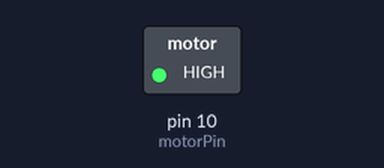
The sketch below on a simulated Arduino Uno, built with avr-gcc and run on an emulated ATmega328P. On the bench: switched loads named in the sketch (green lamp = pin HIGH). Dashed ring = blinking.

Above: at 0.5 s.
Timing chart, 0 to 4.6 s (numbered marks = the images above):
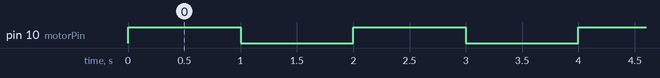

The sketch:

haptic-test.ino
```cpp
// Simple test of haptic motor
// Buzzes for a second intermittently

#include <Arduino.h>

const uint8_t motorPin = 10;
const unsigned long pulseDurationMs = 1000;

void setup() {
  pinMode(motorPin, OUTPUT);
  digitalWrite(motorPin, LOW);
}

void loop() {
  digitalWrite(motorPin, HIGH);
  delay(pulseDurationMs);

  digitalWrite(motorPin, LOW);
  delay(pulseDurationMs);
}
```

Measured:
- by itself, pin 10 (motorPin): alternates HIGH for 1.0 s and LOW for 1.0 s
